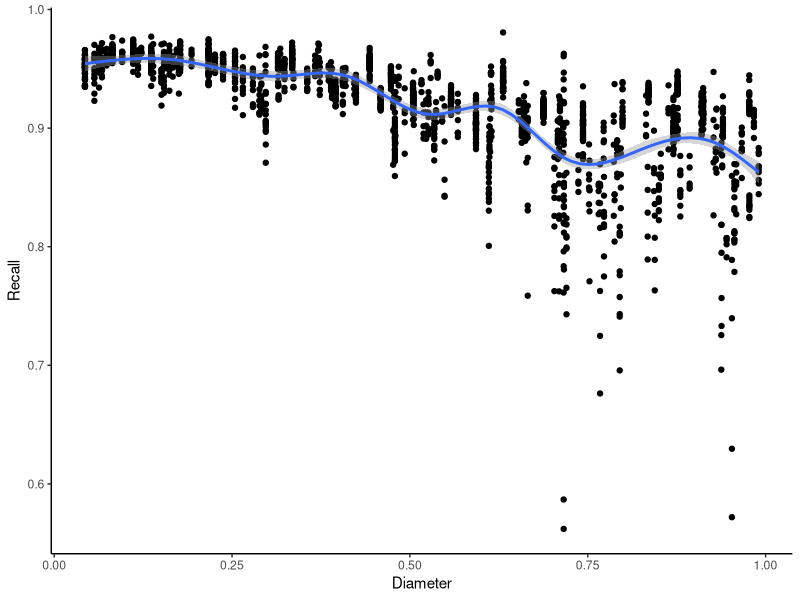
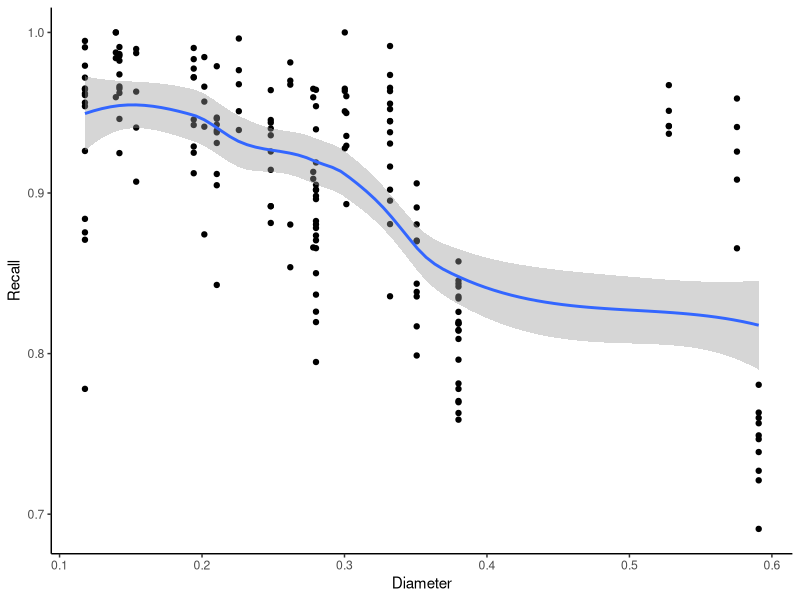
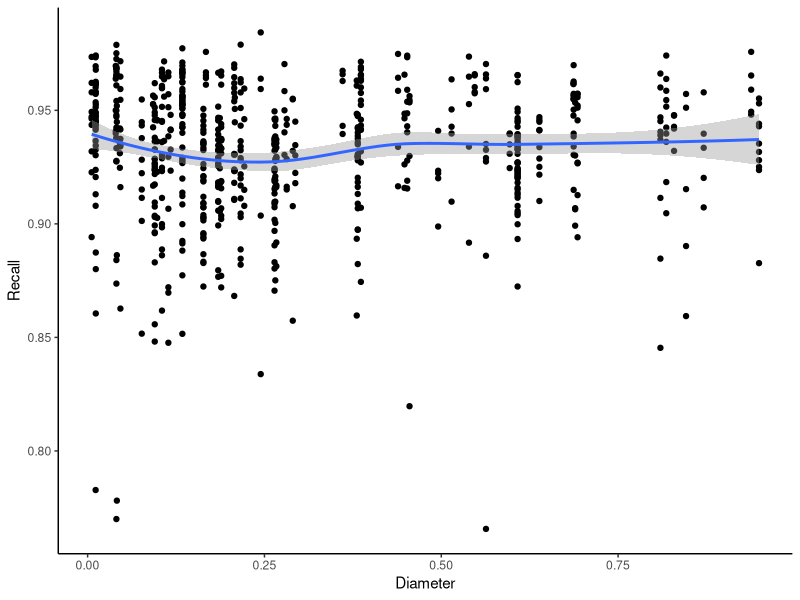
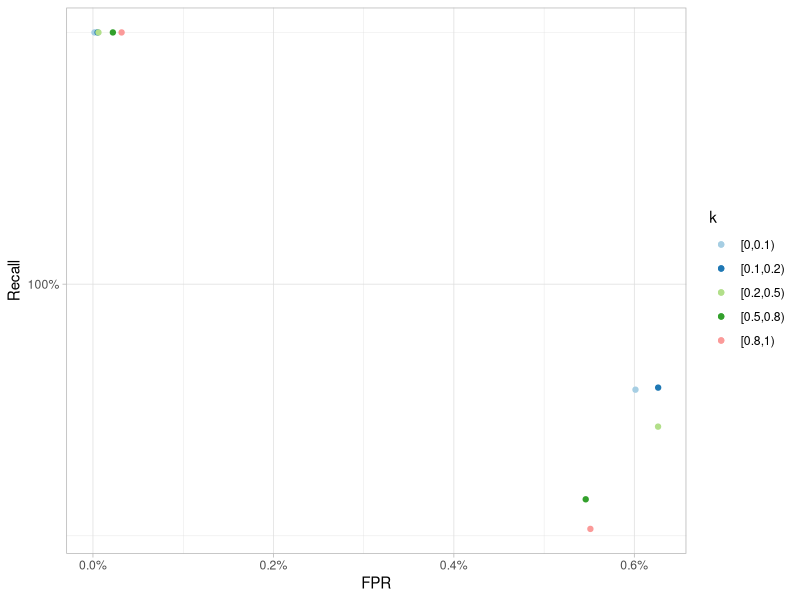
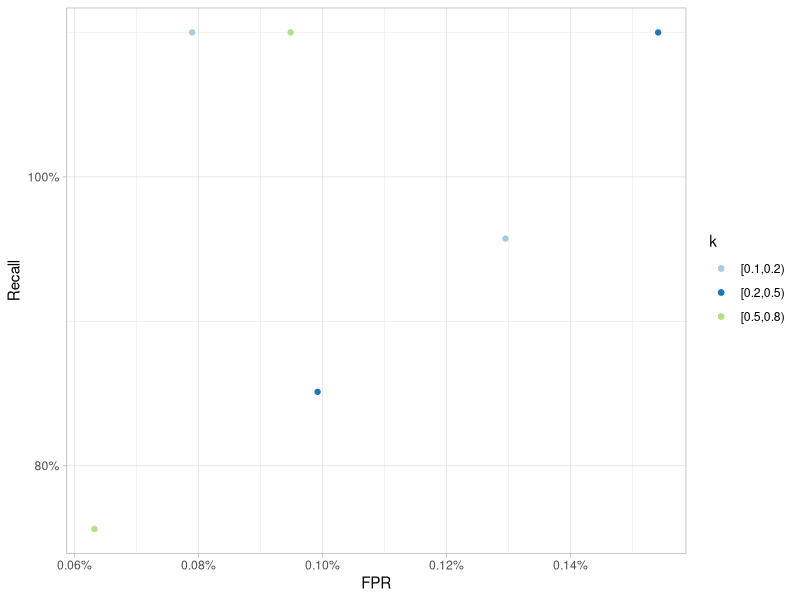
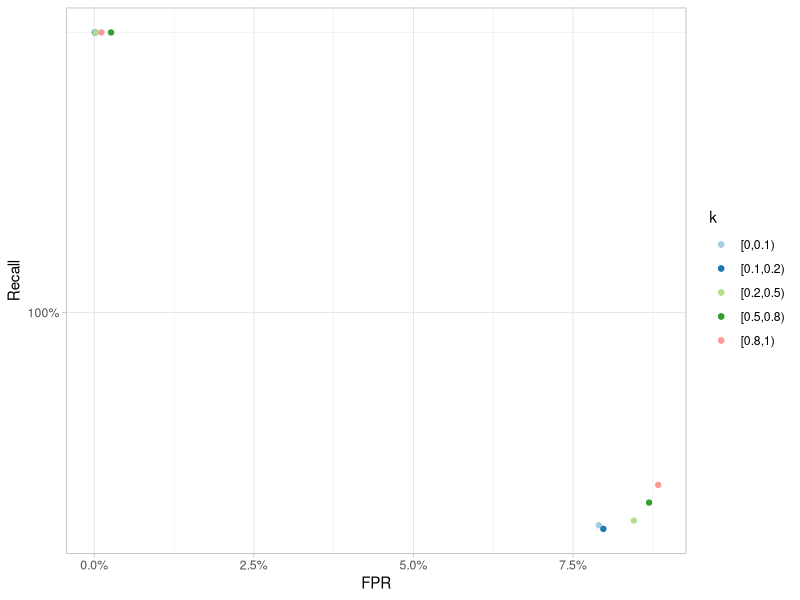

Here is the R script that generated these plots, in order:
require(ggplot2); require(scales); require(reshape2)
d=(read.csv("./res.csv", sep=",", header=F))
names(d) <- c("E", "DR", "X", "Diameter", "PD", "N", "ErrLen", "NumErrSeqDiv", "Rep", "FP0", "FN0", "TP0", "TN0", "FP", "FN", "TP", "TN")

# Recall vs Diameter
ggplot(aes(x=Diameter, y=TP/(TP+FN)), data=d[d$E=="16S.B" & d$N > 10,]) + theme_classic() + geom_point() + geom_smooth() + scale_y_continuous("Recall")
ggplot(aes(x=Diameter, y=TP/(TP+FN)), data=d[d$E=="Hackett" & d$N > 10,]) + theme_classic() + geom_point() + geom_smooth() + scale_y_continuous("Recall")
ggplot(aes(x=Diameter, y=TP/(TP+FN)), data=d[d$E=="small-10-aa-RV100-BBA0039" & d$N > 10,]) + theme_classic() + geom_point() + geom_smooth() + scale_y_continuous("Recall")

summ_roc <- function(d2,form) {
  ad2 = dcast(d2, form ,fun.aggregate=sum,value.var = c("FP"))
  ad2=cbind(dcast(d2, form ,fun.aggregate=sum,value.var = c("FP")),
            dcast(d2, form ,fun.aggregate=sum,value.var = c("FN"))[,length(ad2)],
            dcast(d2, form ,fun.aggregate=sum,value.var = c("TP"))[,length(ad2)],
            dcast(d2, form ,fun.aggregate=sum,value.var = c("TN"))[,length(ad2)],
            dcast(d2, form ,fun.aggregate=sum,value.var = c("FN0"))[,length(ad2)],
            dcast(d2, form ,fun.aggregate=sum,value.var = c("TP0"))[,length(ad2)],
            dcast(d2, form ,fun.aggregate=sum,value.var = c("TN0"))[,length(ad2)],
            dcast(d2, form ,fun.aggregate=sum,value.var = c("FP0"))[,length(ad2)]
  )
  names(ad2)[(length(names(ad2))-7):(length(names(ad2)))]=c("FP","FN","TP","TN", "FN0", "TP0", "TN0", "FP0")
  ad2
}

options(digits = 5)
d2=summ_roc(d[d$E=="16S.B" & d$N > 19,], ErrLen+cut(Diameter, breaks = c(0, 0.1, 0.2, 0.5, 0.8, 1), right = F)~.)
A = data.frame(x=d2$FP/(d2$FP+d2$TN),y=d2$TP/(d2$TP+d2$FN), ErrLen=d2$ErrLen, DR=d2$`cut(Diameter, breaks = c(0, 0.1, 0.2, 0.5, 0.8, 1), right = F)`)
B = data.frame(x=d2$FP0/(d2$FP0+d2$TN0),y=as.vector(matrix(1.1,nrow=nrow(d2))), ErrLen=d2$ErrLen, DR=d2$`cut(Diameter, breaks = c(0, 0.1, 0.2, 0.5, 0.8, 1), right = F)`)
ggplot(data=A, aes(x, y, color=as.factor(DR))) + geom_point(alpha=1)+
  theme_light()+theme(legend.position = "right")+geom_point(data=B)+
  scale_color_brewer(name="k",palette = "Paired",labels = function(x) (paste(x)))+
  scale_x_continuous(name="FPR",labels=percent)+
  scale_y_continuous("Recall",labels=percent,breaks = c(0.2,0.4,0.6,0.8,1))#+coord_cartesian(xlim=c(0,0.00015), ylim=c(0.9,1.15))

options(digits = 5)
d2=summ_roc(d[d$E=="Hackett" & d$N > 19,], ErrLen+cut(Diameter, breaks = c(0, 0.1, 0.2, 0.5, 0.8, 1), right = F)~.)
A = data.frame(x=d2$FP/(d2$FP+d2$TN),y=d2$TP/(d2$TP+d2$FN), ErrLen=d2$ErrLen, DR=d2$`cut(Diameter, breaks = c(0, 0.1, 0.2, 0.5, 0.8, 1), right = F)`)
B = data.frame(x=d2$FP0/(d2$FP0+d2$TN0),y=as.vector(matrix(1.1,nrow=nrow(d2))), ErrLen=d2$ErrLen, DR=d2$`cut(Diameter, breaks = c(0, 0.1, 0.2, 0.5, 0.8, 1), right = F)`)
ggplot(data=A, aes(x, y, color=as.factor(DR))) + geom_point(alpha=1)+
  theme_light()+theme(legend.position = "right")+geom_point(data=B)+
  scale_color_brewer(name="k",palette = "Paired",labels = function(x) (paste(x)))+
  scale_x_continuous(name="FPR",labels=percent)+
  scale_y_continuous("Recall",labels=percent,breaks = c(0.2,0.4,0.6,0.8,1))#+coord_cartesian(xlim=c(0,0.00015), ylim=c(0.9,1.15))

options(digits = 5)
d2=summ_roc(d[d$E=="small-10-aa-RV100-BBA0039" & d$N > 19,], ErrLen+cut(Diameter, breaks = c(0, 0.1, 0.2, 0.5, 0.8, 1), right = F)~.)
A = data.frame(x=d2$FP/(d2$FP+d2$TN),y=d2$TP/(d2$TP+d2$FN), ErrLen=d2$ErrLen, DR=d2$`cut(Diameter, breaks = c(0, 0.1, 0.2, 0.5, 0.8, 1), right = F)`)
B = data.frame(x=d2$FP0/(d2$FP0+d2$TN0),y=as.vector(matrix(1.1,nrow=nrow(d2))), ErrLen=d2$ErrLen, DR=d2$`cut(Diameter, breaks = c(0, 0.1, 0.2, 0.5, 0.8, 1), right = F)`)
ggplot(data=A, aes(x, y, color=as.factor(DR))) + geom_point(alpha=1)+
  theme_light()+theme(legend.position = "right")+geom_point(data=B)+
  scale_color_brewer(name="k",palette = "Paired",labels = function(x) (paste(x)))+
  scale_x_continuous(name="FPR",labels=percent)+
  scale_y_continuous("Recall",labels=percent,breaks = c(0.2,0.4,0.6,0.8,1))#+coord_cartesian(xlim=c(0,0.00015), ylim=c(0.9,1.15))


